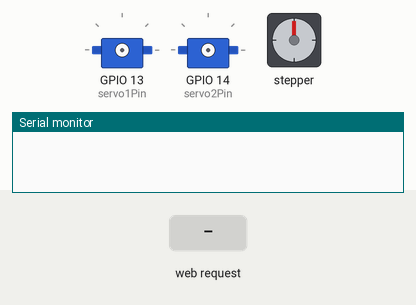
This sketch was run on a simulated ESP32. Shown: 2 × servo, stepper motor, the last lines printed to the serial monitor. The test bench sets the inputs (shaded band). WiFi joins after 1.5 s; servers stay silent unless stated; stepper angles assume 204 steps per turn.

Above: at 0.0 s.
At 3.3 s:
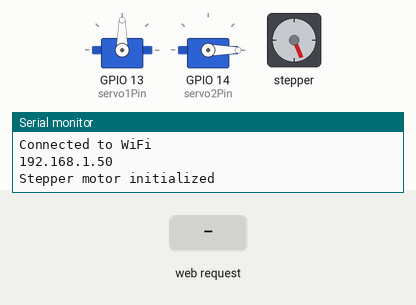
3.4 s: HTTP request GET /setServos?inputValue= received
At 3.76 s:
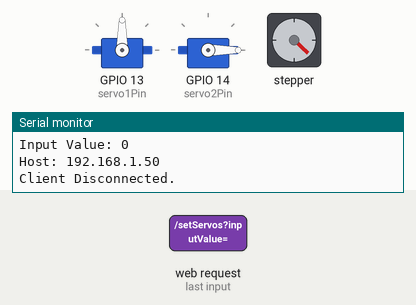
Timing chart, 0 to 15.4 s (numbered marks = the images above; inputs shaded):
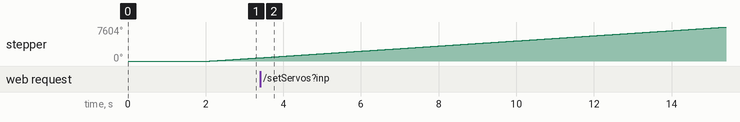

The sketch:

finalmotorcode.ino
```cpp
#include <WiFi.h>
#include <WiFiClient.h>
#include <ESP32Servo.h>
#include <Stepper.h>

// Replace with your network credentials
const char* ssid = "Ga";
const char* password = "12345678";

// Create servo objects
Servo servo1;
Servo servo2;

// Define servo pins
int servo1Pin = 13;
int servo2Pin = 14;

// Initial positions for the servos
int servo1Pos = 90;
int servo2Pos = 0;
int servo2OriginalPos = 0; // Store original position of servo2

// Stepper motor parameters
const int stepsPerRevolution = 204; // Change this according to your stepper motor
Stepper myStepper(stepsPerRevolution, 26, 27, 25, 33); // Pins: IN1, IN3, IN2, IN4

WiFiServer server(80);

void setup() {
    Serial.begin(115200);
    delay(100);

    // Connect to Wi-Fi
    WiFi.begin(ssid, password);
    while (WiFi.status() != WL_CONNECTED) {
        delay(1000);
        Serial.println("Connecting to WiFi...");
    }
    Serial.println("Connected to WiFi");
    Serial.println(WiFi.localIP());

    // Attach the servos to the servo pins
    servo1.attach(servo1Pin);
    servo2.attach(servo2Pin);

    // Initialize servos to their initial positions
    servo1.write(servo1Pos);
    servo2.write(servo2Pos);

    // Initialize stepper motor
    myStepper.setSpeed(100); // Set stepper motor speed in RPM
    Serial.println("Stepper motor initialized");

    server.begin();
}

void loop() {
    // Continuous stepper motor control
    myStepper.step(1); // Step the stepper motor continuously

    // Handle HTTP requests from clients
    WiFiClient client = server.available();
    if (client) {
        Serial.println("New Client.");
        String currentLine = "";
        while (client.connected()) {
            if (client.available()) {
                char c = client.read();
                Serial.write(c);
                if (c == '\n') {
                    if (currentLine.length() == 0) {
                        // Send HTML page to client
                        client.println("HTTP/1.1 200 OK");
                        client.println("Content-type:text/html");
                        client.println();
                        client.println("<html><body><h1>ESP32 Servo and Stepper Control</h1>");
                        client.println("<form method='get' action='/setServos'>");
                        client.println("Input Value (1, 2, 3, or 4): <input type='number' name='inputValue' min='1' max='4'><br>");
                        client.println("<input type='submit' value='Submit'>");
                        client.println("</form></body></html>");
                        client.println();
                        break;
                    } else {
                        currentLine = "";
                    }
                } else if (c != '\r') {
                    currentLine += c;
                }

                // Check for input from the website
                if (currentLine.startsWith("GET /setServos?inputValue=")) {
                    int index = currentLine.indexOf('=') + 1;
                    int endIndex = currentLine.indexOf(' ', index);
                    String inputValue = currentLine.substring(index, endIndex);
                    int input = inputValue.toInt();
                    Serial.print("Input Value: ");
                    Serial.println(input);

                    // Move servos based on input value
                    if (input == 1) {

                        servo1.write(0);
                        delay(100); // Wait for 0.1 seconds
                        servo1.write(90);
                        Serial.println("Moving Servo 1 to 45 degrees");
                    } else if (input == 2) {

                        servo1.write(180);
                        delay(100); // Wait for 0.1 seconds
                        servo1.write(90); // -45 degrees is represented as 135 degrees on the servo
                        Serial.println("Moving Servo 1 to -45 degrees");
                    } else if (input == 3) {
                        // Move servo2 to 130 degrees, wait 0.1 seconds, then move back
                        servo2OriginalPos = servo2Pos;
                        servo2.write(130);
                        Serial.println("Moving Servo 2 to 130 degrees");
                        delay(100); // Wait for 0.1 seconds
                        servo2.write(-130);
                        Serial.println("Moving Servo 2 back to original position");
                    } else if (input == 4) {
                        // Do nothing, stepper motor is controlled continuously
                    }
                }
            }
        }
        // Clear the header variable
        currentLine = "";
        client.stop();
        Serial.println("Client Disconnected.");
    }
}
```
